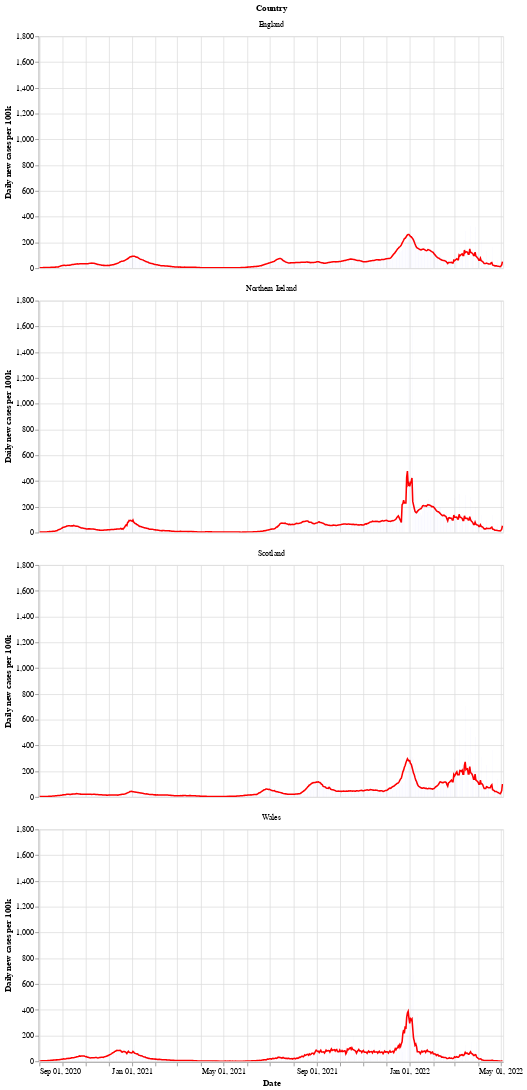

Notebook source saved alongside this figure:
### Markdown cell above
Next is a bar chart of the number of new cases in each country (per 100k population), with the 7 day moving average of cases. Again we see that Wales saw a longer period of raising and falling cases compared to the other countries.

After a period of cases falling, each nation is now seeing a rise in the number of cases - especially in Wales.

### Code cell
# collapse
bars = alt.Chart(uk_cases).mark_bar().encode(
    x=alt.X("yearmonthdate(date):T", axis=alt.Axis(title='Date')),
    y=alt.Y("newCasesRate:Q", axis=alt.Axis(title='Daily new cases per 100k')),
    tooltip='newCasesRate',
    color=alt.condition(
        alt.datum.dailyChange > 0,
        alt.value("orange"),  # The positive color
        alt.value("blue")  # The negative color
    )
).properties(title='New cases per 100k population with rolling 7 day average', width=600).interactive()
line = alt.Chart(uk_cases).mark_line(
    color='red',
    size=2,
).transform_window(
    rolling_mean='mean(newCasesRate)',
    frame=[0, 7],
    groupby=['areaName']
).encode(
    x='yearmonthdate(date):T',
    y='rolling_mean:Q'
)
alt.layer(line, bars, data=uk_cases).facet(alt.Row('areaName', title='Country'), columns=1)

### Figure 1 — Vega-Lite specification as saved in the notebook (floating-point values rounded to 4 significant figures; data arrays with more than 128 entries replaced by an {"elided": "..."} marker saying what was removed)
{"config": {"view": {"continuousWidth": 400, "continuousHeight": 300}}, "data": {"name": "data-fc0e35653e63f6f95c8a92cf10d10335"}, "facet": {"type": "nominal", "field": "areaName", "title": "Country"}, "spec": {"layer": [{"mark": {"type": "line", "color": "red", "size": 2}, "encoding": {"x": {"type": "temporal", "field": "date", "timeUnit": "yearmonthdate"}, "y": {"type": "quantitative", "field": "rolling_mean"}}, "transform": [{"window": [{"op": "mean", "field": "newCasesRate", "as": "rolling_mean"}], "frame": [0, 7], "groupby": ["areaName"]}]}, {"mark": "bar", "encoding": {"color": {"condition": {"value": "orange", "test": "(datum.dailyChange > 0)"}, "value": "blue"}, "tooltip": {"type": "quantitative", "field": "newCasesRate"}, "x": {"type": "temporal", "axis": {"title": "Date"}, "field": "date", "timeUnit": "yearmonthdate"}, "y": {"type": "quantitative", "axis": {"title": "Daily new cases per 100k"}, "field": "newCasesRate"}}, "selection": {"selector002": {"type": "interval", "bind": "scales", "encodings": ["x", "y"]}}, "title": "New cases per 100k population with rolling 7 day average", "width": 600}]}, "columns": 1, "$schema": "https://vega.github.io/schema/vega-lite/v4.8.1.json", "datasets": {"data-fc0e35653e63f6f95c8a92cf10d10335": {"elided": "2440 records"}}}
